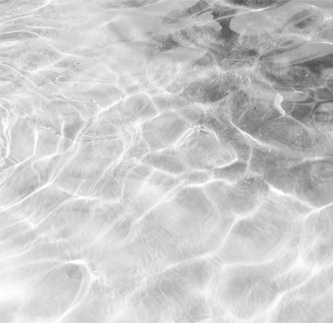
#> input picture HW1/sea_original.png, 333 x 323 px
$ python histogram_equalization_classic.py
#> lines starting #> are read from the running program, lines starting #| are printed output that depends on the picture
"""
Computer Vision - Homework 1
Student: Mohammad Davood VahhabRajaee - 4041419041
Topic: Histogram Equalization (8-bit Grayscale Image)
Language: Python 3
Libraries: numpy, pillow, matplotlib
"""

import numpy as np
from PIL import Image
import matplotlib.pyplot as plt


def histogram_equalization_classic(img_array):
    """
    Standard histogram equalization (classic method)
    Input: 8-bit grayscale image as numpy array
    Output: Equalized image as numpy array
    """
    flat = img_array.flatten()

    # Compute histogram
    hist, bins = np.histogram(flat, bins=256, range=[0, 256])
#> hist = 256 values, max 5177 at index 214, min 0 at index 0, mean 420.2; bins = 257 values from 0 to 256

    # Compute classical CDF
    cdf = hist.cumsum()
#> cdf = 256 values from 0 to 107559
    cdf_normalized = cdf * 255 / cdf[-1]  # scale to 0-255
#> cdf_normalized = 256 values from 0 to 255

    # Map original pixel values to equalized values
    equalized = np.interp(flat, bins[:-1], cdf_normalized)

    # Reshape back to original image shape
    equalized_img = equalized.reshape(img_array.shape).astype(np.uint8)
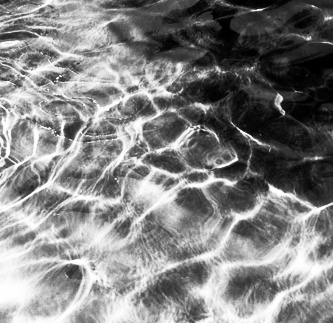
#> equalized_img: shape (323, 333); min 0, max 255, mean 129.9
    return equalized_img


def demo_with_image_classic(image_path, save_path="sea_equalized.png"):
    # Load grayscale image
    img = Image.open(image_path).convert("L")
    img_array = np.array(img)

    # Apply classical histogram equalization
    equalized_img = histogram_equalization_classic(img_array)

    # Save the equalized image
    Image.fromarray(equalized_img).save(save_path)
    print(f"✅ Equalized image saved as: {save_path}")

    # Plot images and histograms
    plt.figure(figsize=(10, 6))

    plt.subplot(2, 2, 1)
    plt.imshow(img_array, cmap="gray")
    plt.title("Original Image")
    plt.axis("off")

    plt.subplot(2, 2, 2)
    plt.imshow(equalized_img, cmap="gray")
    plt.title("Equalized Image")
    plt.axis("off")

    plt.subplot(2, 2, 3)
    plt.hist(img_array.flatten(), bins=256, color="gray")
    plt.title("Original Histogram")

    plt.subplot(2, 2, 4)
    plt.hist(equalized_img.flatten(), bins=256, color="gray")
    plt.title("Equalized Histogram")

    plt.tight_layout()
    plt.show()
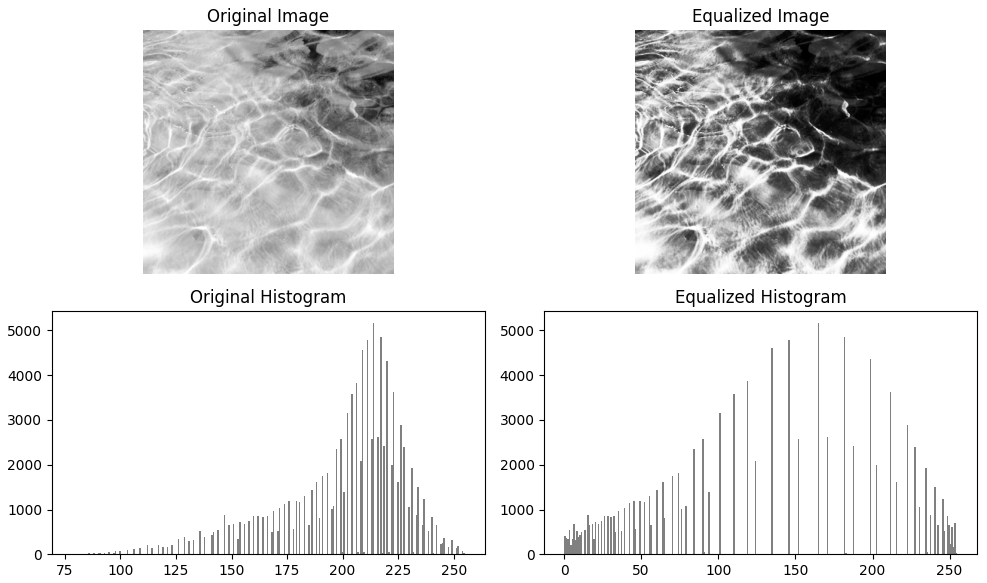
#> figure drawn by matplotlib, 4 panels; panel 3: tallest bar 5177 high, from x = 213.5 to 214.2; panel 4: tallest bar 5177 high, from x = 164.4 to 165.4


if __name__ == "__main__":
    demo_with_image_classic("sea_original.png", "sea_equalized.png")
